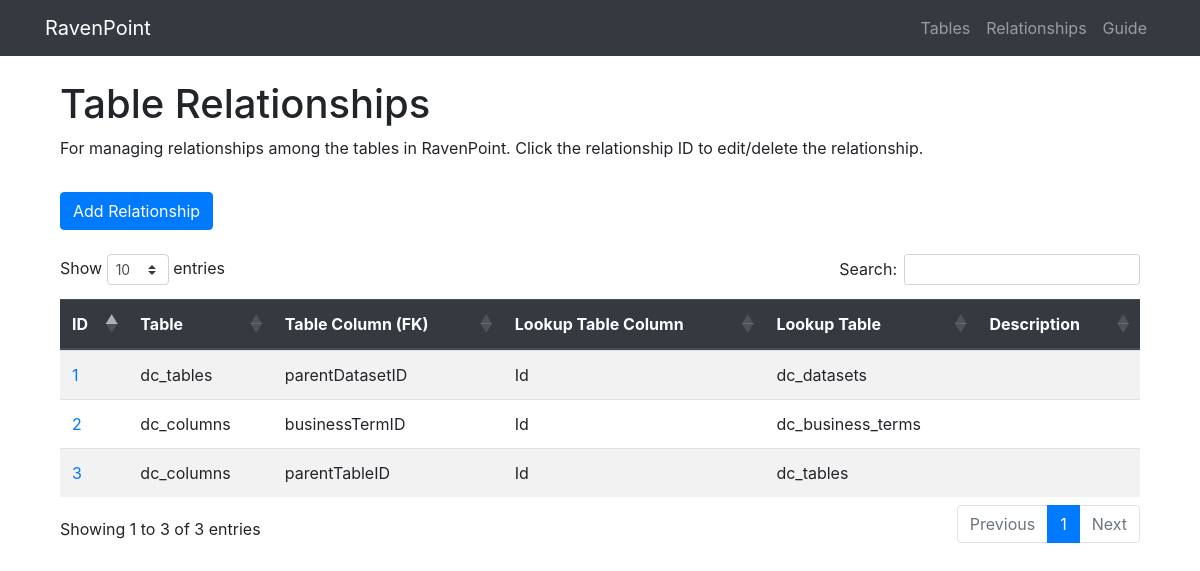
Page /relationships on the committed database.
### project/models.py (models this page shows, shortened)
class Relationship(db.Model):
  __tablename__ = 'relationships'
  rship_id = db.Column(db.Integer, primary_key=True)
  table_left = db.Column(db.String(128))
  table_left_on = db.Column(db.String(128))
  table_lookup = db.Column(db.String(128))
  table_lookup_on = db.Column(db.String(128))
  description = db.Column(db.String(255))

### project/admin/views.py (the view, shortened to what this page needs)
@admin.route('/relationships', methods=['GET', 'POST'])
def relationships():
    form = EditRelationship()
    with sqlite3.connect(conn_string) as conn:
        all_relationships = get_all_relationships(conn)
    return render_template('relationships.html', form=form,
                           relationships=all_relationships.to_dict('records'))

### project/admin/forms.py
class EditRelationship(FlaskForm):
    table_left = StringField('Table Name', [DataRequired(), NotEqualTo('table_lookup')])
    table_left_on = StringField('Table Column', [DataRequired()])
    table_lookup = StringField('Lookup Table', [DataRequired()])
    table_lookup_on = StringField('Lookup Table Column', [DataRequired()])
    description = StringField('Description')
    submit = SubmitField('Submit')

### project/utils.py (called while the page is built)
def get_all_relationships(conn):
  df = pd.read_sql(
    'SELECT * FROM relationships',
    conn
  )
  return df

### project/admin/templates/relationships.html (shortened to what this page needs)
{% extends 'base.html' %}
{% block content %}
<div class="container mt-4">
  <h1>Table Relationships</h1>
  <p>
    For managing relationships among the tables in RavenPoint. Click the relationship ID to edit/delete the relationship.
  </p>
  <button type="button" class="btn btn-primary mt-3" data-toggle="modal" data-target="#addTableModal">
    Add Relationship
  </button>
</div>
<div class="container mt-4">
  <table class="table table-striped" id="all-relationships">
    <thead class="thead-dark">
      <tr>
        <th scope="col">ID</th>
        <th scope="col">Table</th>
        <th scope="col">Table Column (FK)</th>
        <th scope="col">Lookup Table Column</th>
        <th scope="col">Lookup Table</th>
        <th scope="col">Description</th>
      </tr>
    </thead>
    <tbody>
      {% for rship in relationships %}
      <tr>
        <td>
          <a href="{{ url_for('admin.relationship', id=rship.rship_id) }}">
          {{ rship.rship_id }}
          </a>
        </td>
        <td>{{ rship.table_left }}</td>
        <td>{{ rship.table_left_on }}</td>
        <td>{{ rship.table_lookup_on }}</td>
        <td>{{ rship.table_lookup }}</td>
        <td>{{ rship.description }}</td>
      </tr>
      {% endfor %}
    </tbody>
  </table>
</div>
{% endblock %}

### project/static/css/custom.css (style rules this page uses)
body { overflow-x: scroll; scrollbar-width: none; -ms-overflow-style: none; }
th, td { white-space: no-wrap; }

### rows in the picture
Relationship: rship_id "1", table_left "dc_tables", table_left_on "parentDatasetID", table_lookup_on "Id", table_lookup "dc_datasets"
Relationship: rship_id "2", table_left "dc_columns", table_left_on "businessTermID", table_lookup_on "Id", table_lookup "dc_business_terms"
Relationship: rship_id "3", table_left "dc_columns", table_left_on "parentTableID", table_lookup_on "Id", table_lookup "dc_tables"
